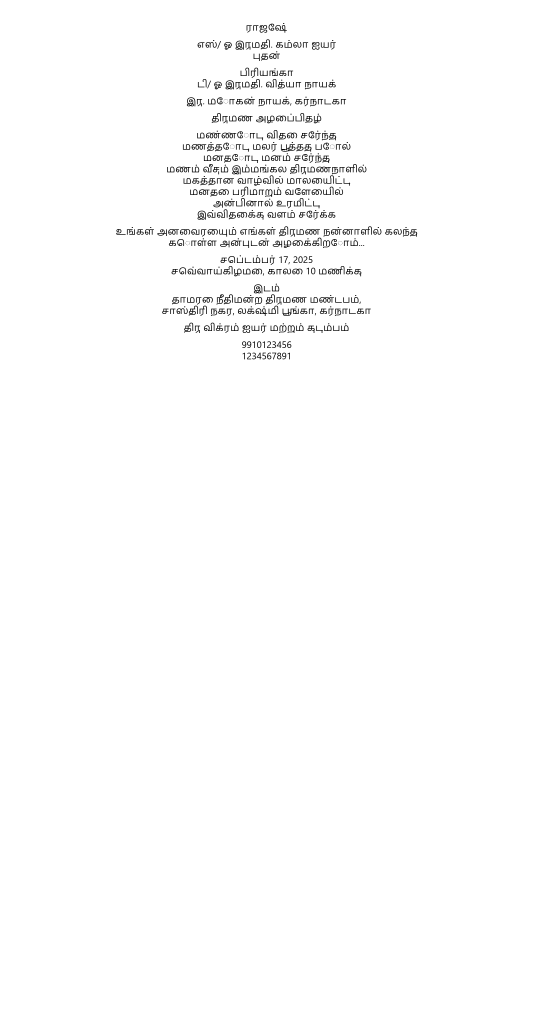
#> input picture backend/test_inv1.png, 1600 x 3100 px (shown at 1/3 size)
$ python -i enhance.py   (imports and definitions only)
#> lines starting #> are read from the running program, lines starting #| are printed output that depends on the picture; after the words box and inside, x2 and y2 are one past the last pixel; in counts of white or black regions, pixels touching at a corner belong together
#> further down, picture is the input picture: shape (3100, 1600, 3); min 0, max 255, mean 251.9
"""Automatic image enhancement pipeline.

Steps applied based on quality analysis:
- CLAHE for contrast (dark/bright)
- Deblurring (Wiener/Unsharp) for blur
- Denoising (NLM) for noise
- Perspective correction for skew/rotation
- Super-resolution (OpenCV FSRCNN) for low resolution
"""
import logging
from typing import List

import cv2
import numpy as np

logger = logging.getLogger(__name__)


# [8 lines left out: function apply_clahe, not called in this run]


def apply_denoise(img: np.ndarray) -> np.ndarray:
    """Apply Non-Local Means denoising."""
    return cv2.fastNlMeansDenoisingColored(img, None, 7, 7, 7, 21)


# [33 lines left out: functions apply_deblur, apply_super_resolution, not called in this run]


def _find_largest_quadrilateral(img: np.ndarray) -> np.ndarray:
    """Detect the largest contour approximating a quadrilateral (the invitation card)."""
    gray = cv2.cvtColor(img, cv2.COLOR_BGR2GRAY) if len(img.shape) == 3 else img
    gray = cv2.GaussianBlur(gray, (5, 5), 0)
    edged = cv2.Canny(gray, 50, 150)
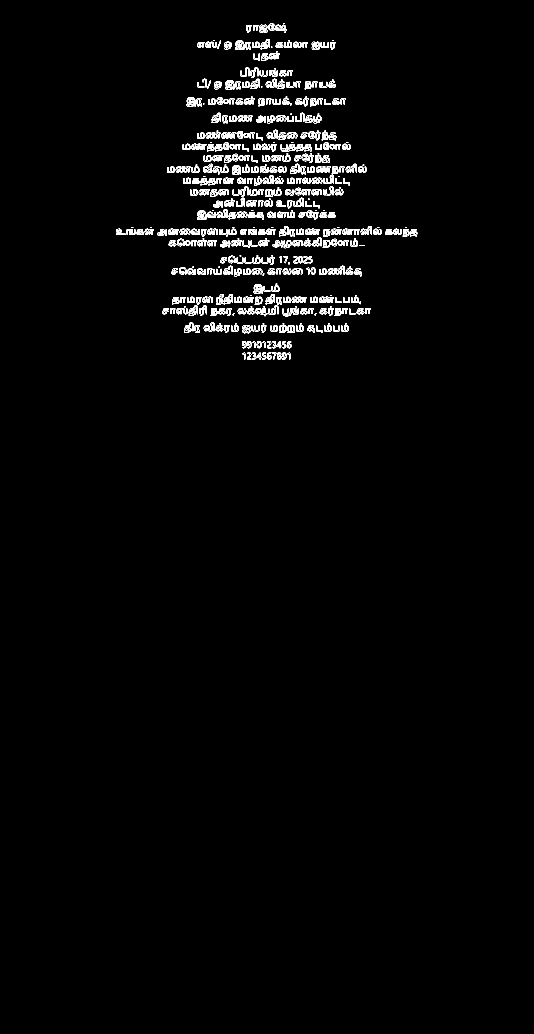
#> edged: shape (3100, 1600) (shown at 1/3 size); 1.1% white in thin lines or dots, all inside (x1, y1, x2, y2) = (348, 69, 1252, 1079)
    contours, _ = cv2.findContours(edged, cv2.RETR_LIST, cv2.CHAIN_APPROX_SIMPLE)
#> contours = 1784 contours, 862 with area under 20; largest, box (x1, y1, x2, y2) and area: (957, 890, 1002, 909) 542, (875, 890, 920, 909) 542, (915, 686, 960, 705) 542, (948, 499, 993, 518) 542, (527, 499, 572, 518) 542
    contours = sorted(contours, key=cv2.contourArea, reverse=True)[:5]
#> contours = 5 contours; box (x1, y1, x2, y2) and area: (957, 890, 1002, 909) 542, (875, 890, 920, 909) 542, (915, 686, 960, 705) 542, (948, 499, 993, 518) 542, (527, 499, 572, 518) 542
    for c in contours:
        peri = cv2.arcLength(c, True)
        approx = cv2.approxPolyDP(c, 0.02 * peri, True)
        if len(approx) == 4 and cv2.contourArea(c) > img.shape[0] * img.shape[1] * 0.1:
            return approx.reshape(4, 2).astype(np.float32)
#> this loop made 5 passes
    return None


def apply_perspective_correction(img: np.ndarray) -> np.ndarray:
    """Correct perspective/skew by detecting the card quadrilateral and warping."""
    quad = _find_largest_quadrilateral(img)
    if quad is None:
        logger.info("No quadrilateral detected; skipping perspective correction")
        return img

    # Order points: top-left, top-right, bottom-right, bottom-left
    # [9 lines left out: function order, not called in this run]

    rect = order(quad)
    (tl, tr, br, bl) = rect
    width_a = np.linalg.norm(br - bl)
    width_b = np.linalg.norm(tr - tl)
    max_width = max(int(width_a), int(width_b))
    height_a = np.linalg.norm(tr - br)
    height_b = np.linalg.norm(tl - bl)
    max_height = max(int(height_a), int(height_b))

    dst = np.array(
        [[0, 0], [max_width - 1, 0], [max_width - 1, max_height - 1], [0, max_height - 1]],
        dtype=np.float32,
    )
    matrix = cv2.getPerspectiveTransform(rect, dst)
    return cv2.warpPerspective(img, matrix, (max_width, max_height))


# [44 lines left out: function enhance_image, not called in this run]

>>> import cv2
>>> picture = cv2.imread('../../../test_inv1.png')
>>> result = apply_perspective_correction(picture)
